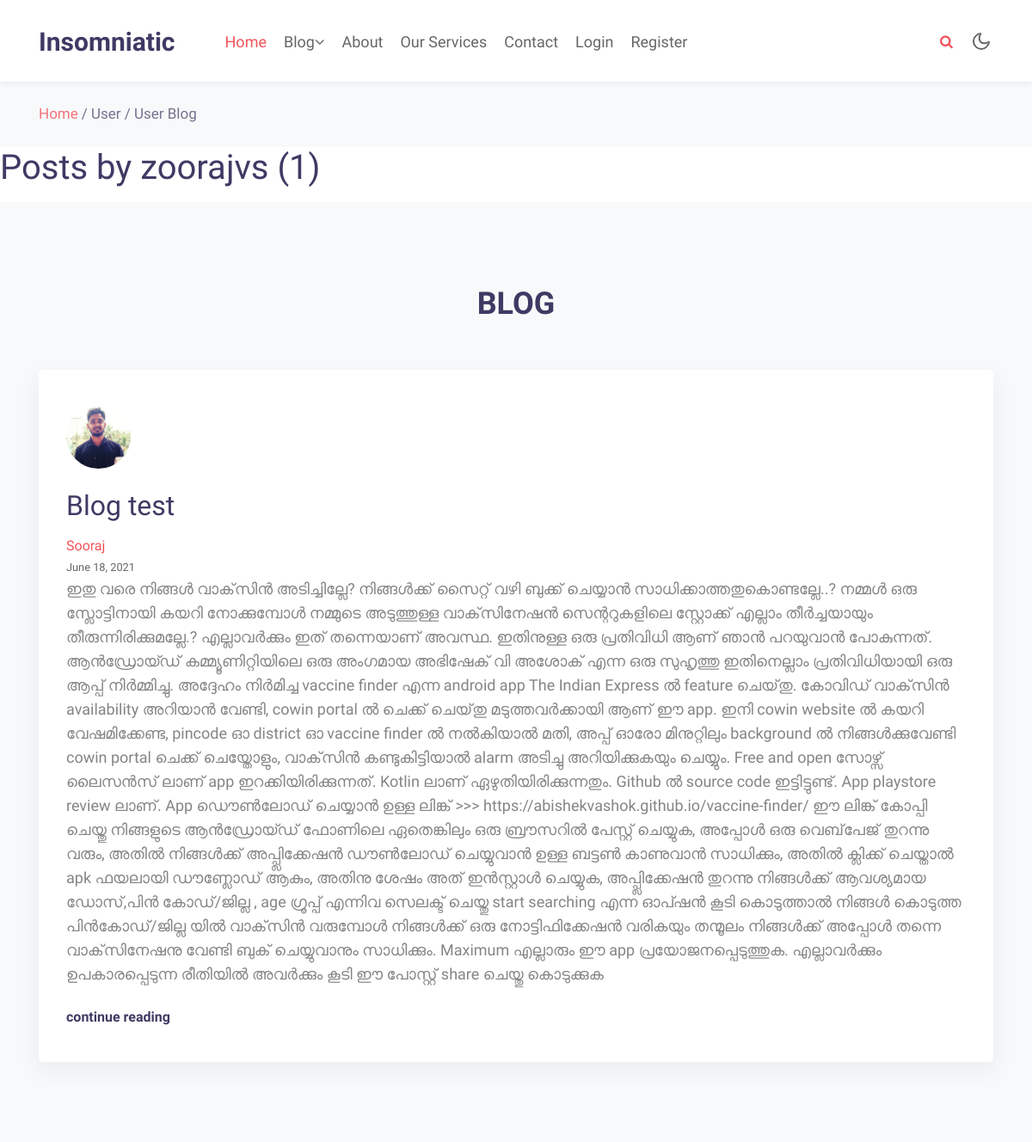
The page /blog/user/zoorajvs (upper part) on the database as committed earlier.
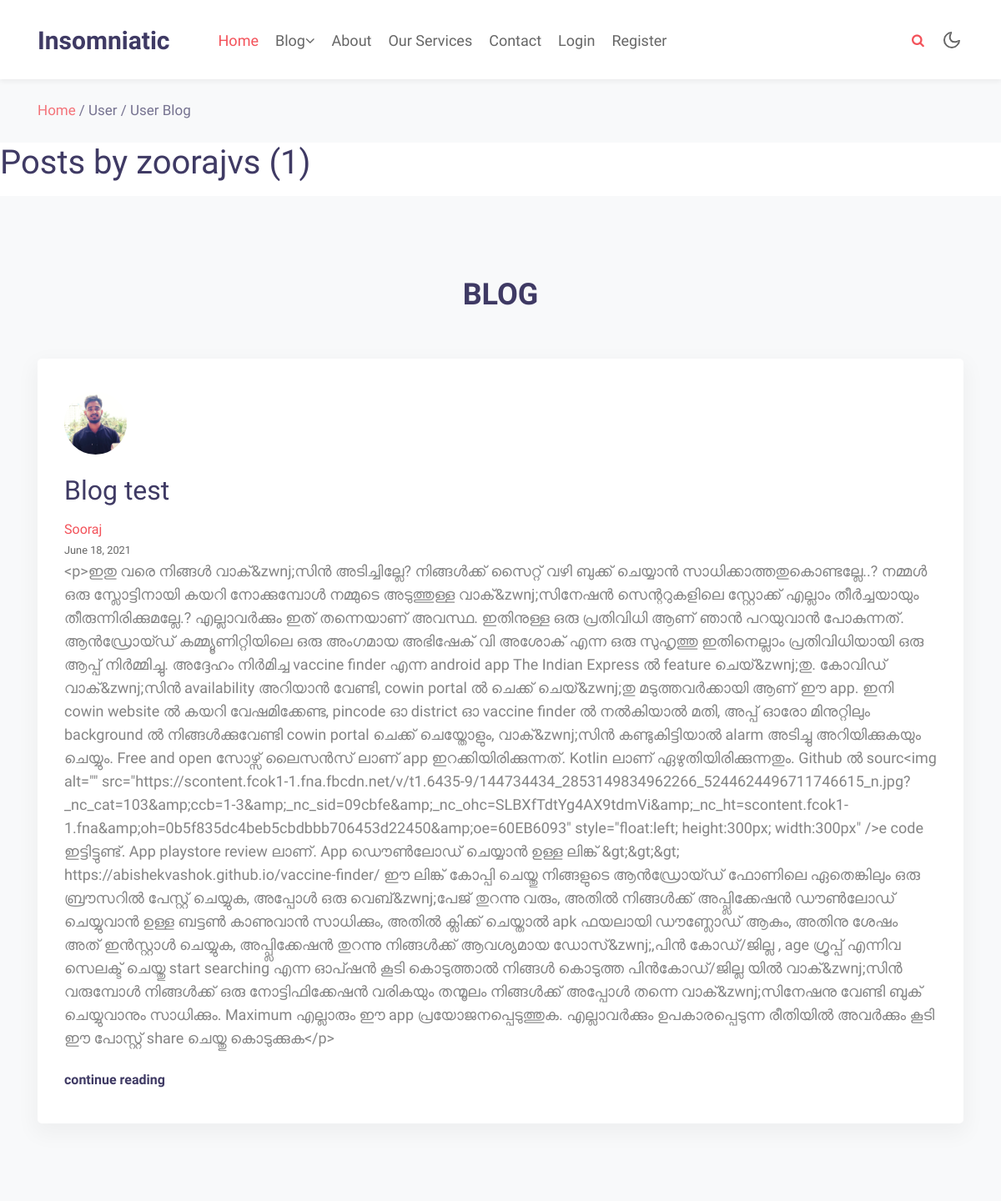
The same page on the database as committed later.
### blog/models.py (models this page shows, shortened)
class Post(models.Model):
    post_title = models.CharField(max_length=100)
    content = models.TextField()
    content_1 = models.TextField(null=True)
    date_posted = models.DateField(default=timezone.now)
    author = models.ForeignKey(User, on_delete=models.CASCADE)
    Related_to = (
        ('Technology/IT', 'Technology/IT'),
        ('Technology/Electronics', 'Technology/Electronics'),
        ('Technology/Space', 'Technology/Space'),
        ('Technology/Others', 'Technology/Others'),
        ('Technology/Apps-Softwares', 'Technology/Apps-Softwares')
    )
    type = models.CharField(max_length=25, choices=Related_to, default='Technology/Others')
    likes = models.ManyToManyField(User, related_name='blog_posts')

### users/models.py (models this page shows, shortened)
class Profile(models.Model):
    user = models.OneToOneField(User, on_delete=models.CASCADE)
    image = models.ImageField(default='default.jpg', upload_to='profile_pics')
    bio = models.TextField(max_length=100,default='Online')

### blog/views.py (the view)
# urls.py: path('user/<str:username>', UserPostListView.as_view(),name='user-posts'),
class UserPostListView(ListView):
    model = Post
    template_name = 'blog/user_posts.html'  # <app>/<model>_<viewtype>.html
    context_object_name = 'posts'
    extra_context = {'title': 'User / User Blog'}
    ordering = ['-date_posted']
    paginate_by = 2
    def get_queryset(self):
        user = get_object_or_404(User , username=self.kwargs.get('username'))
        return Post.objects.filter(author=user).order_by('-date_posted')

### blog/templates/blog/user_posts.html (shortened to what this page needs)
{% extends 'basic/base.html' %}
{% load static %}
{% block content %}
<h1 class="mb-3">Posts by {{ view.kwargs.username }} ({{ page_obj.paginator.count }})</h1>
<section class="w3l-services-block-3 py-5" id="services">
    <div class="features-main py-lg-5 py-md-3">
        <div class="container">
            <div class="header-section text-center mx-auto">
                <h3 class="title-big">BLOG</h3>
            </div>
            {% for post in posts %}
            <div class="row features mt-lg-4">
               <div class="col-lg-12 col-md-6 feature-grid">
                    <a href="{% url 'post-detail' post.id %}">
                        <div class="feature-body service2">
                            <div class="feature-img">
                                <img width="75" height="75" class="rounded-circle article-img" src="{{ post.author.profile.image.url }}">
                            </div>
                            <div class="feature-info mt-4">
                                <h2 class="feature-titel mb-3"> {{post.post_title}} </h2>
                                <a href="{% url 'user-posts' post.author.username %}" >{{ post.author.first_name }}</a> <br>
                                <small>{{ post.date_posted|date:"F d, Y" }}</small>
                                <p class="feature-text">{{post.content}}
                                </p>
                                <a href="{% url 'post-detail' post.id %}" class="read mt-4 d-block">continue reading</a>
                            </div>
                        </div>
                    </a>
                </div>
            </div>
            {% endfor %}
        </div>
    </div>
</section>
{% endblock content %}

Rows that differ between the two databases and show on the page:
changed Post "Blog test": content "ഇതു വരെ നിങ്ങൾ വാക്‌സിൻ അടിച്ചില്ലേ? നിങ്ങൾക്ക് സൈറ്റ് വഴി ബുക്ക് ചെയ്യാൻ സാധിക്കാത്തതുകൊണ്ടല്ലേ..? നമ്മൾ ഒരു സ്ലോട്ടിനായി കയറി നോക്കുമ്പോൾ നമ്മുടെ അടുത്തുള്ള വാക്‌സിനേഷൻ സെന്ററുകളിലെ സ്റ്റോക്ക് എല്ലാം തീർച്ചയായും തീരുന്നിരിക്കുമല്ലേ.? എല്ലാവർക്കും ഇത് തന്നെയാണ് അവസ്ഥ. ഇതിനുള്ള ഒരു പ്രതിവിധി ആണ് ഞാൻ പറയുവാൻ പോകുന്നത്. ആൻഡ്രോയ്ഡ് കമ്മ്യൂണിറ്റിയിലെ ഒരു അംഗമായ അഭിഷേക് വി അശോക് എന്ന ഒരു സുഹൃത്തു ഇതിനെല്ലാം പ്രതിവിധിയായി ഒരു ആപ്പ് നിർമ്മിച്ചു. അദ്ദേഹം നിർമിച്ച vaccine finder എന്ന android app The Indian Express ൽ feature ചെയ്‌തു. കോവിഡ് വാക്‌സിൻ availability അറിയാൻ വേണ്ടി, cowin portal ൽ ചെക്ക് ചെയ്‌തു മടുത്തവർക്കായി ആണ് ഈ app. ഇനി cowin website ൽ കയറി വേഷമിക്കേണ്ട, pincode ഓ district ഓ vaccine…" → "<p>ഇതു വരെ നിങ്ങൾ വാക്&zwnj;സിൻ അടിച്ചില്ലേ? നിങ്ങൾക്ക് സൈറ്റ് വഴി ബുക്ക് ചെയ്യാൻ സാധിക്കാത്തതുകൊണ്ടല്ലേ..? നമ്മൾ ഒരു സ്ലോട്ടിനായി കയറി നോക്കുമ്പോൾ നമ്മുടെ അടുത്തുള്ള വാക്&zwnj;സിനേഷൻ സെന്ററുകളിലെ സ്റ്റോക്ക് എല്ലാം തീർച്ചയായും തീരുന്നിരിക്കുമല്ലേ.? എല്ലാവർക്കും ഇത് തന്നെയാണ് അവസ്ഥ. ഇതിനുള്ള ഒരു പ്രതിവിധി ആണ് ഞാൻ പറയുവാൻ പോകുന്നത്. ആൻഡ്രോയ്ഡ് കമ്മ്യൂണിറ്റിയിലെ ഒരു അംഗമായ അഭിഷേക് വി അശോക് എന്ന ഒരു സുഹൃത്തു ഇതിനെല്ലാം പ്രതിവിധിയായി ഒരു ആപ്പ് നിർമ്മിച്ചു. അദ്ദേഹം നിർമിച്ച vaccine finder എന്ന android app The Indian Express ൽ feature ചെയ്&zwnj;തു. കോവിഡ് വാക്&zwnj;സിൻ availability അറിയാൻ വേണ്ടി, cowin portal ൽ ചെക്ക് ചെയ്&zwnj;തു മടുത്തവർക്കായി ആണ് ഈ app. ഇനി cowin website ൽ കയറി വേഷമിക്കേണ്ട,…"
